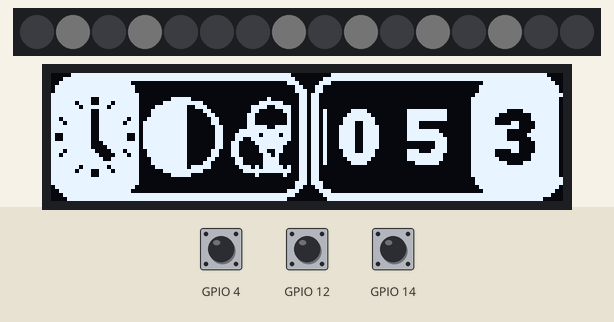
This sketch was run on a simulated ESP32. Parts: 16 RGB LEDs in strip order, left to right, 128×32 one-colour display. Inputs (shaded band) come from the test bench; at power-on: GPIO 14 HIGH, GPIO 4 HIGH, GPIO 12 HIGH. Dim RGB values are drawn brighter than linear; what the sketch prints to the serial monitor is not drawn.

Above: at 1.2 s.
1.3 s: GPIO 14 pulled LOW for 0.15 s
At 1.96 s:
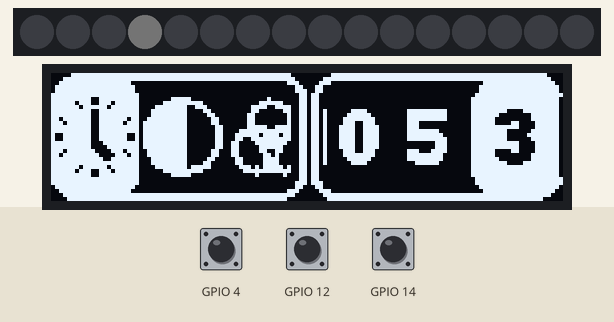
2.0 s: GPIO 4 pulled LOW for 0.15 s
At 3.3 s:
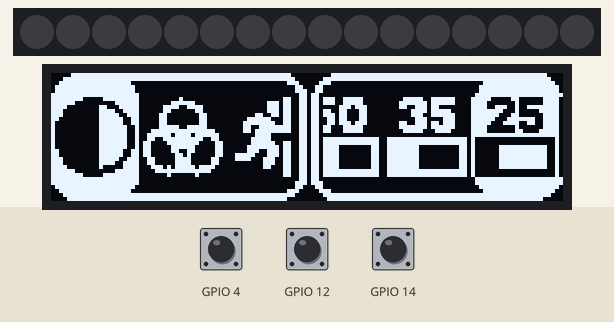
3.6 s: GPIO 12 pulled LOW for 0.15 s
At 3.81 s:
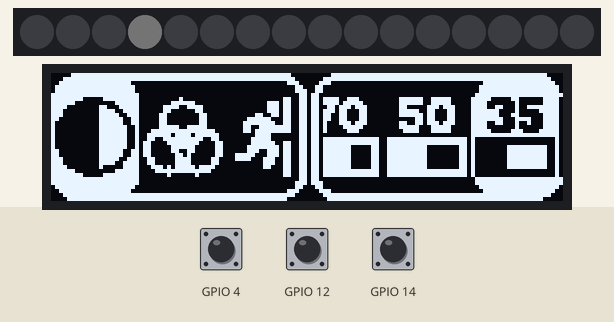
4.3 s: GPIO 12 pulled LOW for 1 s
At 4.8 s:
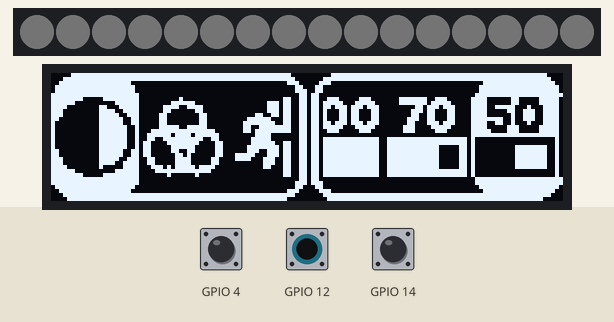
6.8 s: GPIO 4 pulled LOW for 1 s
At 8.1 s:
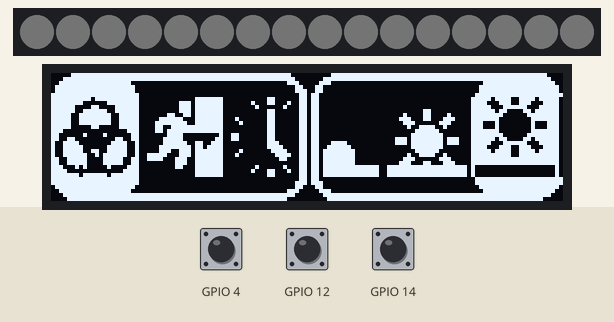
9.3 s: GPIO 12 pulled LOW for 0.15 s
At 10.4 s:
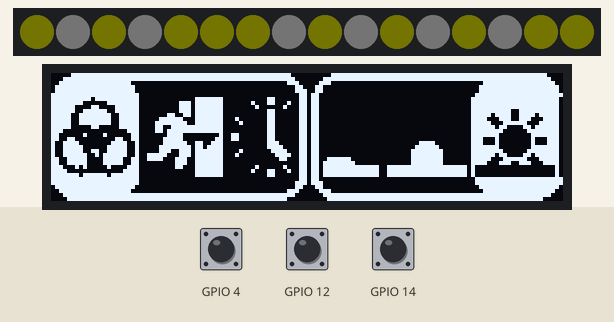
Timing chart, 0 to 11.0 s (numbered marks = the images above; inputs shaded):
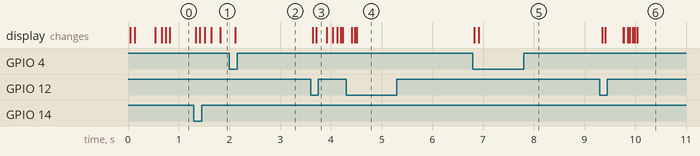

Measured:
- after the input at 2.0 s, the display: changes after 0.11 s (image 2)
- after the input at 3.6 s, the display: first changes after 0.05 s (image 3 shows a later state)
- after the input at 4.3 s, the display: first changes after 0.11 s (image 4 shows a later state)
- after the input at 6.8 s, the display: first changes at once (image 5 shows a later state)
- after the input at 9.3 s, the display: first changes at once (image 6 shows a later state)

The sketch:

10_Icons_and_pins.ino
```cpp
#include <Arduino.h>
#include <U8g2lib.h>
#include <Wire.h>
#include <list>
#include "Icons.h"
#include "Menu.h"
#include "light.h"


// Initilize OLED
U8G2_SSD1306_128X32_UNIVISION_F_SW_I2C u8g2(U8G2_R2, /* clock=*/ SCL, /* data=*/ SDA, /* reset=*/ U8X8_PIN_NONE);

// Light
Light light(16, 23, 0, TYPE_GRB);

// Menu structure
tMenu menu;

// Communication between interrupt routine and main program
volatile bool leftPressed, topPressed, rightPressed;


// Interrupt handling
hw_timer_t * timer = NULL;
portMUX_TYPE timerMux = portMUX_INITIALIZER_UNLOCKED;

void IRAM_ATTR onTimer(){
  static volatile bool l[3], t[3], r[3];

  portENTER_CRITICAL_ISR(&timerMux);

  // Left pin
  l[2]=l[1];
  l[1]=l[0];
  l[0]=(touchRead(4)<50);
  if (!l[2] && l[1] && l[0]) leftPressed=true;

  // Right pin
  r[2]=r[1];
  r[1]=r[0];
  r[0]=(touchRead(12)<50);
  if (!r[2] && r[1] && r[0]) rightPressed=true;

  // Top pin
  t[2]=t[1];
  t[1]=t[0];
  t[0]=(touchRead(14)<50);
  if (!t[2] && t[1] && t[0]) topPressed=true;

  portEXIT_CRITICAL_ISR(&timerMux);
}

void setup(void) {
  Serial.begin(115200);

  // Use 1st timer of 4 (counted from zero).
  // Set 80 divider for prescaler (see ESP32 Technical Reference Manual for more
  // info).
  timer = timerBegin(0, 80, true);

  // Attach onTimer function to our timer.
  timerAttachInterrupt(timer, &onTimer, true);

  // Set alarm to call onTimer function every millisecond (value in microseconds).
  // Repeat the alarm (third parameter)
  timerAlarmWrite(timer, 10000, true);

  // Start an alarm
  timerAlarmEnable(timer);

  u8g2.begin();
}

void loop(void) {

  int x;
  bool l,r,t;

  // Copy the data from the interrupt routine
  portENTER_CRITICAL(&timerMux);
  l=leftPressed;  leftPressed=false;
  r=rightPressed; rightPressed=false;
  t=topPressed;   topPressed=false;
  portEXIT_CRITICAL(&timerMux);


  if(l) {
    menu.IncMain();
    light.showMenu();
  }

  if(r) {
    menu.IncSub();
    light.showMenu();

    switch(menu.mainSelection) {

      case 0: // Timer

        switch(menu.timerSelection) {
          case 0: // 3 minutes
            light.setTimer(td03);
            Serial.println("Timer 3 min");
          break;

          case 1: // 5 minutes
            light.setTimer(td05);
            Serial.println("Timer 5 min");
          break;

          case 2: // 10 minutes
            light.setTimer(td10);
            Serial.println("Timer 10 min");
          break;

          case 3: // 20 minutes
            light.setTimer(td20);
            Serial.println("Timer 20 min");
          break;
        }

      light.on();
      break;

      case 1: // Intensity
        switch(menu.intensitySelection) {
          case 0: // Intensity 25%
            light.setIntensity(li25);
            Serial.println("Light intensity 25%");
          break;

          case 1: // Intensity 35%
            light.setIntensity(li35);
            Serial.println("Light intensity 35%");
          break;

          case 2: // Intensity 50%
            light.setIntensity(li50);
            Serial.println("Light intensity 50%");
          break;

          case 3: // Intensity 70%
            light.setIntensity(li70);
            Serial.println("Light intensity 70%");
          break;

          case 4: // Intensity 100%
            light.setIntensity(li100);
            Serial.println("Light intensity 100%");
          break;

        }

      light.on();
      break;

      case 2: // Color
        switch(menu.colorSelection) {
          case 0: // Color White
            light.setColor(lcWhite);
            Serial.println("Color white");
          break;

          case 1: // Color Yellow
            light.setColor(lcYellow);
            Serial.println("Color yellow");
          break;

          case 2: // Color Orange
            light.setColor(lcOrange);
            Serial.println("Color orange");
          break;

          case 3: // Color Red
            light.setColor(lcRed);
            Serial.println("Color red");
          break;

        }

      light.on();
      break;

      case 3: // Exit
        light.showClock();
      break;

    }
  }

  if(t) {
    light.toggle();
    Serial.println( light.getLightOn() ? "Light on" : "Light off");
  }

  u8g2.clearBuffer();
  u8g2.setClipWindow(0, 0, 128, 32);
  u8g2.setDrawColor(1);
  u8g2.drawXBMP(0, 0, 128, 32, background);

  u8g2.setClipWindow(0, 6, 60, 26);

  u8g2.setDrawColor(1);
  x= -icon_pitch+1;
  for(auto& mainIcon : menu.main) {
    u8g2.drawXBMP(x+menu.mainOffset, 6, icon_width, icon_height, icons[mainIcon]);
    x+=icon_pitch;
  }

  u8g2.setDrawColor(2);
  u8g2.drawBox(0,0,22,32);

  menu.mainOffset-=4; if(menu.mainOffset<0) menu.mainOffset=0;

  u8g2.setClipWindow(68, 6, 128, 26);
  u8g2.setDrawColor(1);
  x=(int) 106+icon_pitch;
  for(auto& subIcon : menu.sub) {
    u8g2.drawXBMP(x-menu.subOffset, 6, icon_width, icon_height, icons[subIcon]);
    x-=icon_pitch;
  }
  menu.subOffset-=4; if(menu.subOffset<0) menu.subOffset=0;

  u8g2.setDrawColor(2);
  u8g2.drawBox(105,6,22,20);

  u8g2.sendBuffer();

  light.scan();
}
```

Menu.h
```cpp
#ifndef MENU_H
#define MENU_H

const byte mainIcons[]      = { 0, 1, 2, 3};    const int mainCount      =4;
const byte timerIcons[]     = { 4, 5, 6, 7};    const int timerCount     =4;
const byte intensityIcons[] = { 8, 9,10,11,12}; const int intensityCount =5;
const byte colorIcons[]     = {13,14,15,16};    const int colorCount     =4;
const byte exitIcons[]      = {17,18};          const int exitCount      =2;
const byte selectOffset=17;

struct tMenu {
  int mainSelection;
  int intensitySelection;
  int timerSelection;
  int colorSelection;
  int exitSelection;

  std::list<byte> main;
  std::list<byte> sub;

  int mainOffset=0;
  int subOffset=0;

  tMenu() {
    mainSelection=0;

    intensitySelection=0;
    timerSelection=0;
    colorSelection=0;
    exitSelection=0;

    tIcons();
  }

  void tIcons() {

    main.clear();
    for(int i=0; i<4; i++) {
      byte b=mainIcons[(mainSelection+i-1+mainCount) % mainCount];
      main.push_back(b);
    }

    // Add icon numbers to the submenu
    sub.clear();
    switch(mainSelection) {
      case 0: // Timer is selected
        for(int i=0; i<4; i++) {
          byte b=timerIcons[(timerSelection+i-1+timerCount) % timerCount];
          sub.push_back(b);
        }
        break;

      case 1: // Intensity is selected
        for(int i=0; i<4; i++) {
          byte b=intensityIcons[(intensitySelection+i-1+intensityCount) % intensityCount];
          sub.push_back(b);
        }
        break;

      case 2: // Color is selected
        for(int i=0; i<4; i++) {
          byte b=colorIcons[(colorSelection+i-1+colorCount) % colorCount];
          sub.push_back(b);
        }
        break;

      case 3: // Exit is selected
        for(int i=0; i<3; i++) {
          byte b=exitIcons[(exitSelection+i-1+exitCount) % exitCount];
          sub.push_back(b);
        }
        break;
    }
  }

  void IncMain() {
    mainSelection=(mainSelection+1) % mainCount;

    tIcons();
    mainOffset=icon_pitch;
  }

  void IncSub() {
    subOffset=icon_pitch;

    switch(mainSelection) {
      case 0: // Timer is selected
        timerSelection=(timerSelection+1)%timerCount;
        break;

      case 1: // Intensity is selected
        intensitySelection=(intensitySelection+1) % intensityCount;
        break;

      case 2: // Color is selected
        colorSelection=(colorSelection+1)%colorCount;
        break;

      case 3: // Exit is selected
        exitSelection=(exitSelection+1)%exitCount;
        break;
    }
    tIcons();
  }
};

#endif // MENU_H
```

light.cpp
```cpp
#include "light.h"

#include <cmath>

const uint16_t SUB_BRIGHTNESS[] = {0x0000, 0x0008, 0x0208, 0x020A, 0x0A0A, 0x2A0A, 0x2A8A, 0x2AAA, 0xAAAA,
    0xAABA, 0xABBA, 0xABBE, 0xEBBE, 0xEBBF, 0xFBBF, 0xFBFF };

Light::Light(int count, int pin, int channel, LED_TYPE type) {
  pinMode(pin, OUTPUT);
  strip = Freenove_ESP32_WS2812(count, pin, channel, type);
  strip.begin();
  strip.setBrightness(255);

  setTimer(td03);
  setIntensity(li25);
  setColor(lcWhite);

  on();
  showMenu();
}

void Light::on() {
    power.setTarget(1);

    switch (timerDuration) {
        case td03:  timer=millis()+ 3*60*1000;  break;
        case td05:  timer=millis()+ 5*60*1000;  break;
        case td10:  timer=millis()+10*60*1000;  break;
        case td20:  timer=millis()+20*60*1000;  break;
        default:                                break;
    }
}

void Light::toggle() {
    if (powerState==psTimer) {
        powerState=psOff;
        off();
    }
    else {
        powerState=psTimer;
        on();
    }
}

void Light::setTimer(timerDuration_t duration) {
    timerDuration=duration;

    // Set the new timer interval also for the current situation
    if (powerState==psTimer) on();
};

void Light::setColor(lightColor_t color) {
    red  .setTarget(COLORS[color].R);
    green.setTarget(COLORS[color].G);
    blue .setTarget(COLORS[color].B);
}

int linearize(float intensity) {
  /*
  The function takes a float in the domain from 0..255 and translates it
  to an integer output value between 0..2048

  a*exp(b*x)=y
  a*exp(b*1)=1                            (1)
  a*exp(b*255)=16*128-1                   (2)

  (1)    a=1/exp(b)                       (3)
  (1+3)  1/exp(b)*exp(b*255)=16*90-1
         exp(b*255)=(16*90-1)*exp(b)
         ln(exp(b*255))=ln((16*90-1)*exp(b))
         b*255=ln(16*90-1)+b
         b*254=ln(16*90-1)
         b=ln(16*90-1)/254
  */
  const float b=log(16*90-1)/254;
  const float a=1/exp(b);

  return (int) (a*exp(b*intensity));
}

void Light::scan() {
    // Check if the timer has elapsed
    if( (timerDuration!=tdOff) && (millis()>timer) ) off();

    // Check if the menu must be switched off
    if( (menuSwitchedOn()) && (millis()>menuTimeOut) ) showClock();

    // Check if we matched the timebase
    static long previousSample;

    if(abs(millis()-previousSample)<TIME_INTERVAL) {
        // We are too early, jump back to main program
        return;
    }
    else {
        previousSample+=TIME_INTERVAL;

        // Check if clock has overflowed
        if(abs(millis()-previousSample)>2*TIME_INTERVAL) {
            previousSample=millis()+TIME_INTERVAL;
        }
    }

    // Calculate all controlled variables
    power.scan();
    intensity.scan();
    red.scan();
    green.scan();
    blue.scan();

    // Calculate linearized values to send to the LEDs
    uint16_t R=linearize(MAX_INTENSITY*power.getCurrent()*intensity.getCurrent()*  red.getCurrent());
    uint16_t G=linearize(MAX_INTENSITY*power.getCurrent()*intensity.getCurrent()*green.getCurrent());
    uint16_t B=linearize(MAX_INTENSITY*power.getCurrent()*intensity.getCurrent()* blue.getCurrent());

    // Translate into sublevels for the individual levels
    uint8_t  baseR = R>>4;  uint16_t subR = SUB_BRIGHTNESS[R & 0xF];
    uint8_t  baseG = G>>4;  uint16_t subG = SUB_BRIGHTNESS[G & 0xF];
    uint8_t  baseB = B>>4;  uint16_t subB = SUB_BRIGHTNESS[B & 0xF];

    uint8_t ledR, ledG, ledB;
    uint16_t controlBit=0x01;

    /*
    sprintf(debug,"R%.3f G%.3f B%.3f R%d G%d B%d\n",
                power.getCurrent()*intensity.getCurrent()*  red.getCurrent(),
                power.getCurrent()*intensity.getCurrent()*green.getCurrent(),
                power.getCurrent()*intensity.getCurrent()* blue.getCurrent(),
                R,G,B);
    */

    for(uint8_t i=0; i<16; i++) {
        ledR=baseR+(subR & controlBit)? 1 : 0;
        ledG=baseG+(subG & controlBit)? 1 : 0;
        ledB=baseB+(subB & controlBit)? 1 : 0;

        controlBit=controlBit<<1;

        /*
        if((ledR>128) || (ledG>128) || (ledB>128)) {
            sprintf(temp, "[%d] %d %d %d ", i, ledR,ledG,ledB);
            Serial.printf("%s> %d %d %d\n", temp,R,G,B);
            strcat (debug,temp);
        }

        if(ledR>250) ledR=0;
        if(ledG>250) ledG=0;
        if(ledB>250) ledB=0;
        */
        strip.setLedColorData(i, ledR, ledG, ledB);

    }

    strip.show();
}
```

light.h
```cpp
#ifndef LIGHT_H
#define LIGHT_H

#include <Arduino.h>
#include "Freenove_WS2812_Lib_for_ESP32.h"

/**************************************************************************
 DEFINES AND CONSTANTS
**************************************************************************/
const int   TIME_INTERVAL      = 10;       // Update interval for light intensity
const int   MENU_TIMEOUT       = 20*1000;  // Switch to the clock
const float PROGRESS_INCREMENT = 0.1;
const uint16_t MAX_INTENSITY   = 255;

typedef struct { float R,G,B; } color_t;

const color_t COLORS[]  = { { 1.000, 1.000, 1.000 },   // White
                            { 1.000, 1.000, 0.500 },   // Yellow
                            { 1.000, 0.750, 0.500 },   // Orange
                            { 1.000, 0.500, 0.500 } }; // Red

const float INTENSITIES[] = {0.25, 0.35, 0.50, 0.70, 1.00};

/**************************************************************************
TYPES, CLASSES, ENUMS
**************************************************************************/
enum mainState_t      {msClock=0, msMenu};
enum powerState_t     {psTimer=0, psOff};
enum lightColor_t     {lcWhite=0, lcYellow, lcOrange, lcRed};
enum lightIntensity_t {li25=0, li35, li50, li70, li100};
enum timerDuration_t  {td03=0, td05, td10, td20, tdOff};

class ControlVariable {
    public:
        ControlVariable() { target=0; previous=0; progress=0; step=0.02; };
        void setTarget(float value) { previous=target; target=value; progress=0; };
        void setStep(float value) { step=value; };
        float getCurrent() {return (previous+progress*(target-previous)); };
        float getTarget() {return target; };
        void scan() { if (progress<1) { progress=min(progress+step, (float) 1.0); }; };

    protected:
        float previous, target;
        float progress, step;
};

class Light {
    public:
        Light(int count=16, int pin=23, int channel=0, LED_TYPE type=TYPE_GRB);

        void toggle();
        void on();
        void off()   { power.setTarget(0); };
        void scan();
        void showClock() { mainState=msClock; };
        void showMenu()  { mainState=msMenu; menuTimeOut=millis()+MENU_TIMEOUT; };
        bool menuSwitchedOn() { return (mainState==msMenu); };

        char debug[100];

        void setTimer(timerDuration_t duration);
        void setIntensity(lightIntensity_t value) { intensity.setTarget(INTENSITIES[value]); };
        void setColor(lightColor_t color);

        float getIntensity() { return intensity.getTarget(); };
        bool getLightOn() { return (power.getTarget()!=0); };

    protected:
        Freenove_ESP32_WS2812 strip;

        unsigned long timer, menuTimeOut;

        mainState_t      mainState=msClock;
        powerState_t     powerState=psTimer;
        timerDuration_t  timerDuration=td03;

        ControlVariable power;
        ControlVariable intensity;
        ControlVariable red;
        ControlVariable green;
        ControlVariable blue;
};

#endif // LIGHT_H
```

Source omitted: Icons.h (data table, 11303 bytes)
